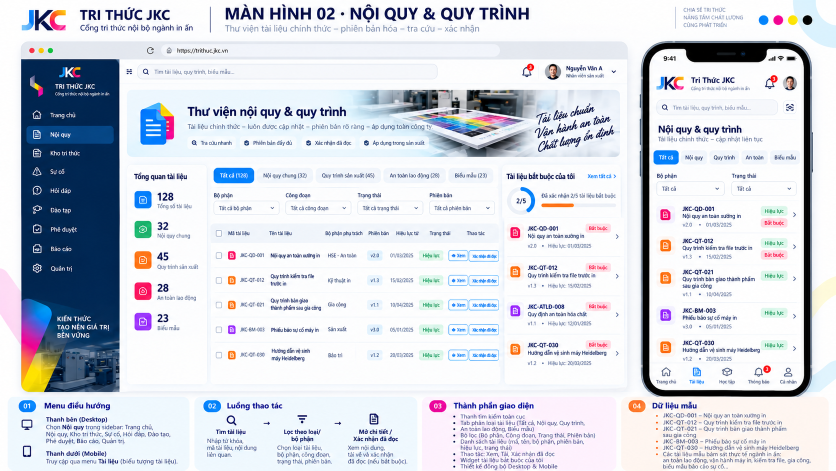
#> input picture design/approved_screens/02_documents_library.png, 1672 x 941 px (shown at 1/2 size)
$ python compare.py
#> lines starting #> are read from the running program, lines starting #| are printed output that depends on the picture
"""Build reference boards from screenshots; never use mockup crops in the app."""

from pathlib import Path

from PIL import Image, ImageDraw, ImageOps

root = Path(__file__).resolve().parents[2]
out = root / "docs/reports/ui-03"
reference = Image.open(
    root / "design/approved_screens/02_documents_library.png"
).convert("RGB")
#> reference is the input picture: PIL image 1672x941 RGB; mean R, G, B 210.9, 215.1, 223.9
for name, width, height in [
    ("desktop", 720, 460),
    ("tablet", 420, 570),
    ("mobile390", 390, 854),
    ("mobile375", 375, 822),
]:
    mobile = name.startswith("mobile")
    crop = (1300, 144, 1608, 784) if mobile else (44, 120, 1254, 795)
    canvas = Image.new("RGB", (width * 3, height + 44), "#e8ecf3")
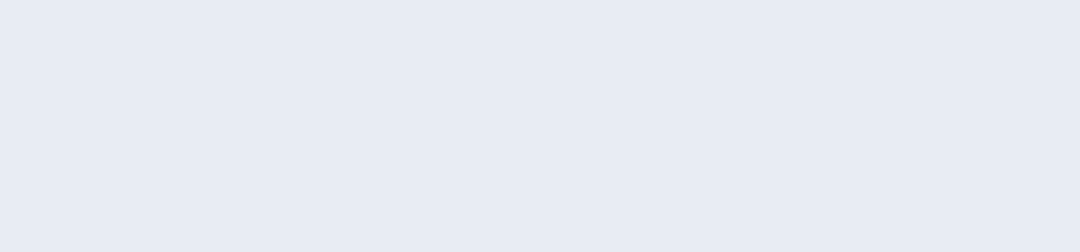
#> canvas: PIL image 2160x504 RGB (shown at 1/2 size); mean R, G, B 232, 236, 243
    draw = ImageDraw.Draw(canvas)
    frames = [
        reference.crop(crop),
        Image.open(out / f"before-{name}.png"),
        Image.open(out / f"after-{name}.png"),
    ]
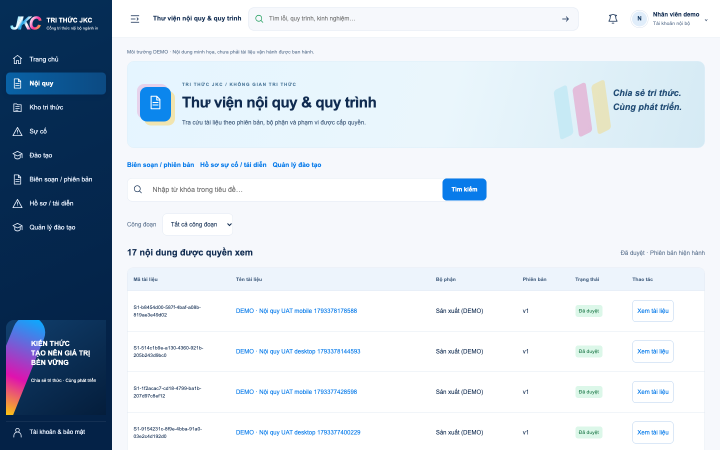
#> input picture docs/reports/ui-03/before-desktop.png, 1440 x 900 px (shown at 1/2 size)
#> (the run stopped early here; a loop or call above may not have finished)
